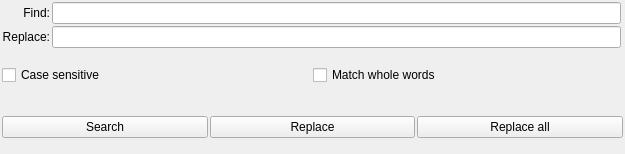
<?xml version="1.0" encoding="UTF-8"?>
<ui version="4.0">
 <class>widgetFind</class>
 <widget class="QWidget" name="widgetFind">
  <property name="geometry">
   <rect>
    <x>0</x>
    <y>0</y>
    <width>625</width>
    <height>154</height>
   </rect>
  </property>
  <property name="windowTitle">
   <string>Form</string>
  </property>
  <property name="autoFillBackground">
   <bool>true</bool>
  </property>
  <layout class="QGridLayout" name="gridLayout">
   <property name="margin">
    <number>2</number>
   </property>
   <property name="spacing">
    <number>2</number>
   </property>
   <item row="1" column="0">
    <widget class="QLabel" name="labelReplace">
     <property name="text">
      <string>Replace:</string>
     </property>
     <property name="alignment">
      <set>Qt::AlignRight|Qt::AlignTrailing|Qt::AlignVCenter</set>
     </property>
    </widget>
   </item>
   <item row="0" column="0">
    <widget class="QLabel" name="labelFind">
     <property name="text">
      <string>Find:</string>
     </property>
     <property name="alignment">
      <set>Qt::AlignRight|Qt::AlignTrailing|Qt::AlignVCenter</set>
     </property>
    </widget>
   </item>
   <item row="6" column="0" colspan="3">
    <widget class="QWidget" name="widget" native="true">
     <layout class="QHBoxLayout" name="horizontalLayout">
      <property name="spacing">
       <number>2</number>
      </property>
      <property name="margin">
       <number>0</number>
      </property>
      <item>
       <widget class="QPushButton" name="pushButtonFind">
        <property name="text">
         <string>Search</string>
        </property>
        <property name="icon">
         <iconset theme="edit-find">
          <normaloff/>
         </iconset>
        </property>
       </widget>
      </item>
      <item>
       <widget class="QPushButton" name="pushButtonReplace">
        <property name="text">
         <string>Replace</string>
        </property>
        <property name="icon">
         <iconset theme="edit-find-replace">
          <normaloff/>
         </iconset>
        </property>
       </widget>
      </item>
      <item>
       <widget class="QPushButton" name="pushButtonReplaceAll">
        <property name="text">
         <string>Replace all</string>
        </property>
        <property name="icon">
         <iconset theme="edit-find-replace">
          <normaloff/>
         </iconset>
        </property>
       </widget>
      </item>
     </layout>
    </widget>
   </item>
   <item row="3" column="0" colspan="2">
    <widget class="QWidget" name="widget_2" native="true">
     <layout class="QHBoxLayout" name="horizontalLayout_2">
      <property name="spacing">
       <number>2</number>
      </property>
      <property name="margin">
       <number>0</number>
      </property>
      <item>
       <widget class="QCheckBox" name="checkBoxCaseSensitive">
        <property name="text">
         <string>Case sensitive</string>
        </property>
       </widget>
      </item>
      <item>
       <widget class="QCheckBox" name="checkBoxMatchWhole">
        <property name="text">
         <string>Match whole words</string>
        </property>
       </widget>
      </item>
     </layout>
    </widget>
   </item>
   <item row="1" column="1">
    <widget class="QLineEditFind" name="lineEditReplace"/>
   </item>
   <item row="0" column="1">
    <widget class="QLineEditFind" name="lineEditFind"/>
   </item>
  </layout>
 </widget>
 <customwidgets>
  <customwidget>
   <class>QLineEditFind</class>
   <extends>QLineEdit</extends>
   <header>QProgEdit/_qlineeditfind.h</header>
  </customwidget>
 </customwidgets>
 <tabstops>
  <tabstop>lineEditFind</tabstop>
  <tabstop>lineEditReplace</tabstop>
  <tabstop>pushButtonFind</tabstop>
  <tabstop>pushButtonReplace</tabstop>
  <tabstop>pushButtonReplaceAll</tabstop>
  <tabstop>checkBoxCaseSensitive</tabstop>
  <tabstop>checkBoxMatchWhole</tabstop>
 </tabstops>
 <resources/>
 <connections/>
</ui>
